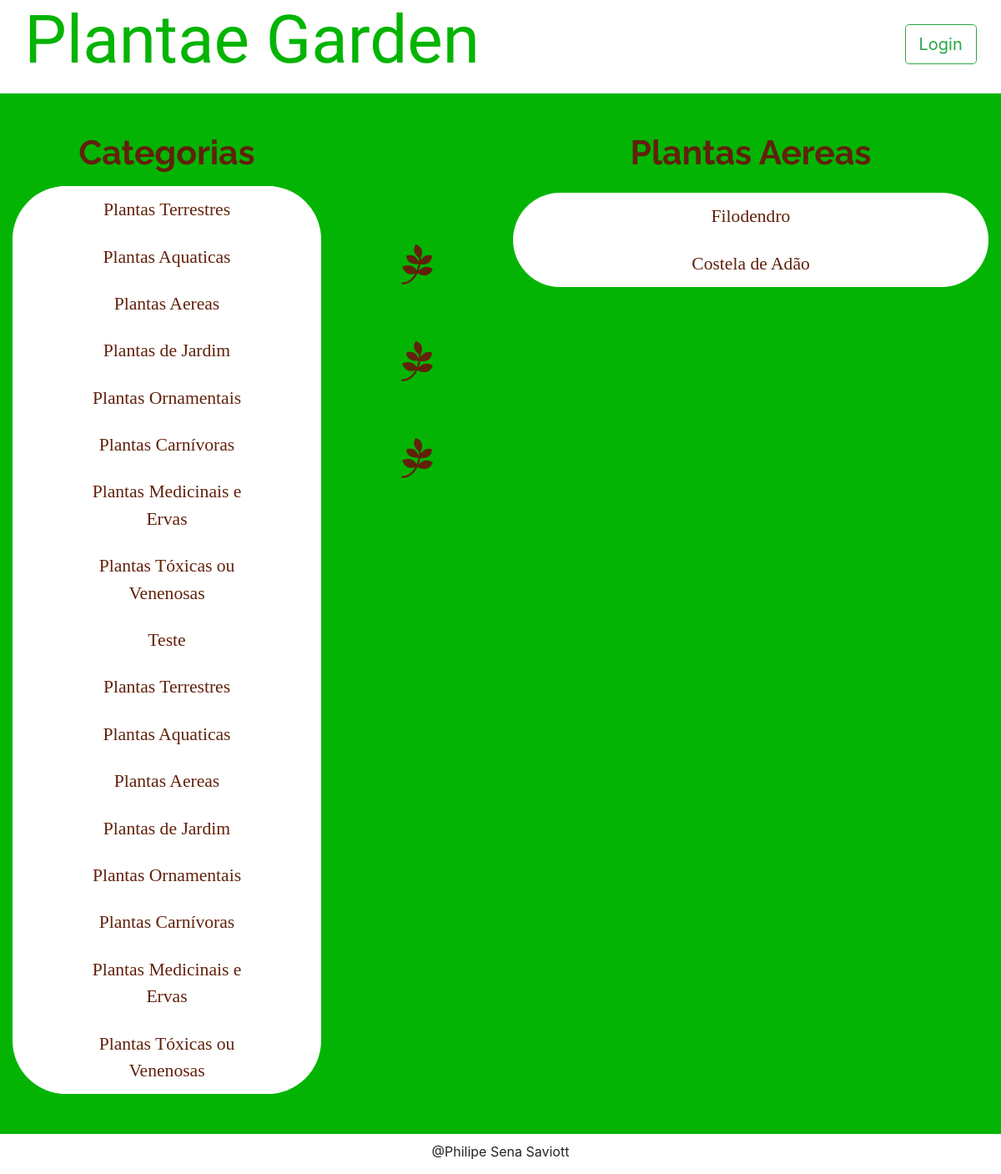
/category/3/items, run on the app's committed database.
### models.py (models this page shows, shortened)
class Category(Base):
    __tablename__ = 'category'
    id = Column(Integer, primary_key=True)
    name = Column(String(50), nullable=False)
    user_id = Column(Integer, ForeignKey('user.id'))
    user = relationship(User)

class Item(Base):
    __tablename__ = 'item'
    id = Column(Integer, primary_key=True)
    name = Column(String(50), nullable=False)
    description = Column(String(1000), nullable=False)
    category_id = Column(Integer, ForeignKey('category.id'))
    category = relationship(Category)
    user_id = Column(Integer, ForeignKey('user.id'))
    user = relationship(User)

### application.py (the view, shortened to what this page needs)
@app.route('/category/<int:category_id>/items')
def categoryFunction(category_id):
    category = session.query(Category)
    category2 = session.query(Category).filter_by(id=category_id).first()
    if not hasattr(category2, 'id'):
        return "this category not exist"
    items = session.query(Item).filter_by(category_id=category2.id)
    if 'username' not in login_session:
        if items.count() == 0:
            flash("You have no items yet!")
            return render_template(
                'publicCategory.html',
                plantas=category, plantas2=category2, itemName=items)
        else:
            return render_template(
                'publicCategory.html',
                plantas=category, plantas2=category2, itemName=items)

### templates/publicCategory.html (shortened to what this page needs)
{% extends "main.html" %}
{% block content %}
{% include "header.html" %}
      <section class="row main-body">
        <div class="col-md-9">
        </div>
      </section>
      <section class="row main-body">
        <div id="item-description" class="col-md-4">
          <h2 class="cat-title">Categorias</h2>
          <div class="cat-all-list">
            {% for i in plantas %}
              <div class="list-group cat-list">
                <a href="{{ url_for('categoryFunction', category_id=i.id)}}" class="list-group-item">{{ i.name }}</a>
              </div>
            {% endfor %}
          </div>
        </div>
        <ul class="col-md-2 tree-list">
          <li><i class="fa fa-pagelines"></i></li>
          <li><i class="fa fa-pagelines"></i></li>
          <li><i class="fa fa-pagelines"></i></li>
        </ul>
        <div id="item-description" class="col-md-6">
          <h2 class="cat-title">{{ plantas2.name }}</h2>
          <div class="cat-all-list">
            {% for i in itemName %}
              <div class="list-group cat-list">
                <a href="{{ url_for('itemFunction', item_id=i.id, category_id=plantas2.id)}}" class="list-group-item" class="list-group-item">{{ i.name }}</a>
              </div>
            {% endfor %}
          </div>
        </div>
      </section>
{% endblock %}

### static/styles.css (style rules this page uses)
a:hover, a:visited, a:link, a:active { text-decoration: none; }
.list-group-item { color: #61210B; border: 0px; font-family: 'Crimson Text', serif; font-size: 135%; text-align: center; }
#item-description { margin: 2.5% 0 4% 0; }
.main-body { background-color: #04B404; }
.cat-list { border: 10px; border-radius: 20em; margin-left: 15%; width: 70% }
.cat-all-list { background-color: white; border-radius: 4em; }
.cat-title { text-align:center; margin-bottom: 4%; font-family: 'Raleway', sans-serif; font-size: 255%; color: #61210B; font-weight: bold; }
.tree-list { margin: 8% 0 0 0; list-style: none; color: #61210B; text-align: center; }
.tree-list .fa-pagelines { margin: 40% 0 0 0; font-size: 300%; }

### data on the page
Category: name "Plantas Terrestres"
Category: name "Plantas Aquaticas"
Category: name "Plantas Aereas"
Category: name "Plantas de Jardim"
Category: name "Plantas Ornamentais"
Category: name "Plantas Carnívoras"
Category: name "Plantas Medicinais e Ervas"
Category: name "Plantas Tóxicas ou Venenosas"
Category: name "Teste"
Category: name "Plantas Terrestres"
Category: name "Plantas Aquaticas"
Category: name "Plantas Aereas"
Category: name "Plantas de Jardim"
Category: name "Plantas Ornamentais"
Category: name "Plantas Carnívoras"
Category: name "Plantas Medicinais e Ervas"
Category: name "Plantas Tóxicas ou Venenosas"
Item: name "Filodendro"
Item: name "Costela de Adão"
